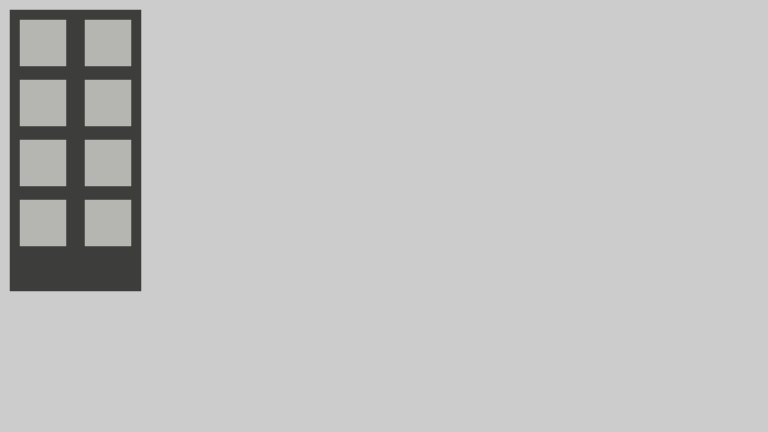
Frame 1 (no input)
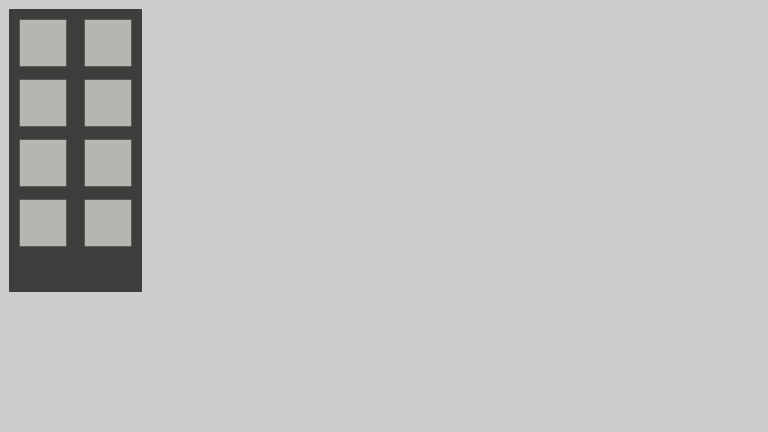
Frame 60 (the mouse pressed at the canvas centre just before this capture)
Frame 120 (the mouse held since frame 60 and released just before this capture): identical to frame 60, image omitted

The Processing sketch that drew these frames (run headless with seeded random() and noise(); from frame 60 on, the mouse is pressed at the canvas centre):

// Processing sketch: Assignment-1
// ── Assignment-1.pde
import java.lang.Math;


int nameXPosition = 0;
int nameYPosition = 10;

float xVelocity = 0.1;
float yVelocity = 0.1;

float gravity = 1;

int multiplier = 1;
int character_width = 34 * multiplier;
int character_height = 44 * multiplier;

int frames = 300;

void setup()
{
    size(768, 432);
    strokeWeight(1.5);
}

void draw()
{
    drawSkyscraper(10, 10, multiplier);
    print(frames);
    print(" ");
    print((float(frames % 1000) / 1000));
    print(" ");
    println(isNight());
    frames++;
}

void _main()
{
    //Adde r2#7734
    drawA(0, 0, multiplier);
    drawD(character_width, 0, multiplier);
    drawD(character_width * 2, 0, multiplier);
    drawE(character_width * 3, 0, multiplier);

    drawR(Math.round(character_width * 4.5), 0, multiplier);
    draw2(Math.round(character_width * 5.5), 0, multiplier);

    if(nameYPosition + character_height + yVelocity > height)
    {
        nameYPosition = height - character_height;
        yVelocity *= -0.85;
        xVelocity *= 0.95;
    }
    else
        nameYPosition += Math.round(yVelocity);

    if(nameXPosition + Math.round(character_width * 6.5) + xVelocity > width)
    {
        nameXPosition = width - Math.round(character_width * 6.5);
        xVelocity *= -0.90;
    }
    else if(nameXPosition + xVelocity < 0)
    {
        nameXPosition = 0;
        xVelocity *= -0.95;
    }
    else
        nameXPosition += Math.round(xVelocity);

    yVelocity += gravity;

    if(Math.abs(yVelocity) < 2 && height - (nameYPosition + character_height) < 10)
      yVelocity = -(15 + Math.round(Math.random() * 20));

    if(Math.abs(xVelocity) < 4)
      xVelocity = (10 + Math.round(Math.random() * 20)) * (xVelocity/Math.abs(xVelocity));

    println(xVelocity);
    drawName(nameXPosition, nameYPosition, character_width, multiplier);
}

boolean isNight()
{
    return (float(frames % 1000) / 1000) > 0.5;
}

void drawSkyscraper(int x, int y, int multiplier)
{
      stroke(61, 61, 59);
      fill(61, 61, 59);
      rect(x, y,
        130 * multiplier,
        280 * multiplier
      );

      for(int i=0; i < 4; i++)
      {
          drawWindow(x + 10 * multiplier,
            y + (10 + 10 * i + 50 * i) * multiplier,
            45, 45, multiplier);
      }

      for(int i=0; i < 4; i++)
      {
          drawWindow(x + 75 * multiplier, y + (10 + 10 * i + 50 * i) * multiplier, 45, 45, multiplier);
      }
}

void drawWindow(int x, int y, int _width, int _height, int multiplier)
{
    if(isNight())
    {
      stroke(239, 239, 9);
      fill(239, 239, 9);
    }
    else
    {
      stroke(181, 181, 177);
      fill(181, 181, 177);
    }
    rect(x, y,
      _width * multiplier,
      _height * multiplier);
}

void drawName(int x, int y, int character_width, int multiplier)
{
    background(170, 170, 255);
    drawA(x, y, multiplier);
    drawD(character_width + x, y, multiplier);
    drawD(character_width * 2 + x, y, multiplier);
    drawE(character_width * 3 + x, y, multiplier);

    drawR(Math.round(character_width * 4.5) + x, y, multiplier);
    draw2(Math.round(character_width * 5.5) + x, y, multiplier);

}

void drawA(int x, int y, int multiplier) //A
{
    line(
      x + 16.8 * multiplier,
      y + 2.9 * multiplier,
      x + 31.8 * multiplier,
      y + 42.1 * multiplier);
    line(
      x + 1.9 * multiplier,
      y + 42.4 * multiplier,
      x + 16.7 * multiplier,
      y + 2.7 * multiplier);
    line(
      x + 9.9 * multiplier,
      y + 21.2 * multiplier,
      x + 23.9 * multiplier,
      y + 21.2 * multiplier);
}

void drawD(int x, int y, int multiplier) //d
{
    line(
      x + 26.0 * multiplier,
      y + 3.0 * multiplier,
      x + 26.0 * multiplier,
      y + 41.0 * multiplier);
    arc(
      x + 18.6 * multiplier,
      y + 28.8 * multiplier,
      23.1 * multiplier,
      22.9 * multiplier,
      0.86, 5.41, OPEN);
    noFill();
}

void drawE(int x, int y, int multiplier) //e
{
    arc(
      x + 17.0 * multiplier,
      y + 30.0 * multiplier,
      15.0 * multiplier,
      18.0 * multiplier,
      1.00, 6.24, OPEN);
    noFill();
    line(
      x + 24.2 * multiplier,
      y + 29.7 * multiplier,
      x + 9.2 * multiplier,
      y + 29.6 * multiplier);

}

void drawR(int x, int y, int multiplier) //r
{
    line(
      x + 9.6 * multiplier,
      y + 17.9 * multiplier,
      x + 9.5 * multiplier,
      y + 41.0 * multiplier);
    arc(
      x + 20.6 * multiplier,
      y + 28.8 * multiplier,
      23.1 * multiplier,
      22.9 * multiplier,
      3.49, 4.53, OPEN);
    noFill();
}

void draw2(int x, int y, int multiplier) //2
{
    line(
      x + 28.0 * multiplier,
      y + 41.0 * multiplier,
      x + 4.7 * multiplier,
      y + 41.0 * multiplier);
    line(
      x + 24.1 * multiplier,
      y + 21.9 * multiplier,
      x + 4.7 * multiplier,
      y + 41.0 * multiplier);
    arc(
      x + 16.5 * multiplier,
      y + 14.3 * multiplier,
      23.0 * multiplier,
      20.3 * multiplier,
      3.45, 7.14, OPEN);
    noFill();
}
